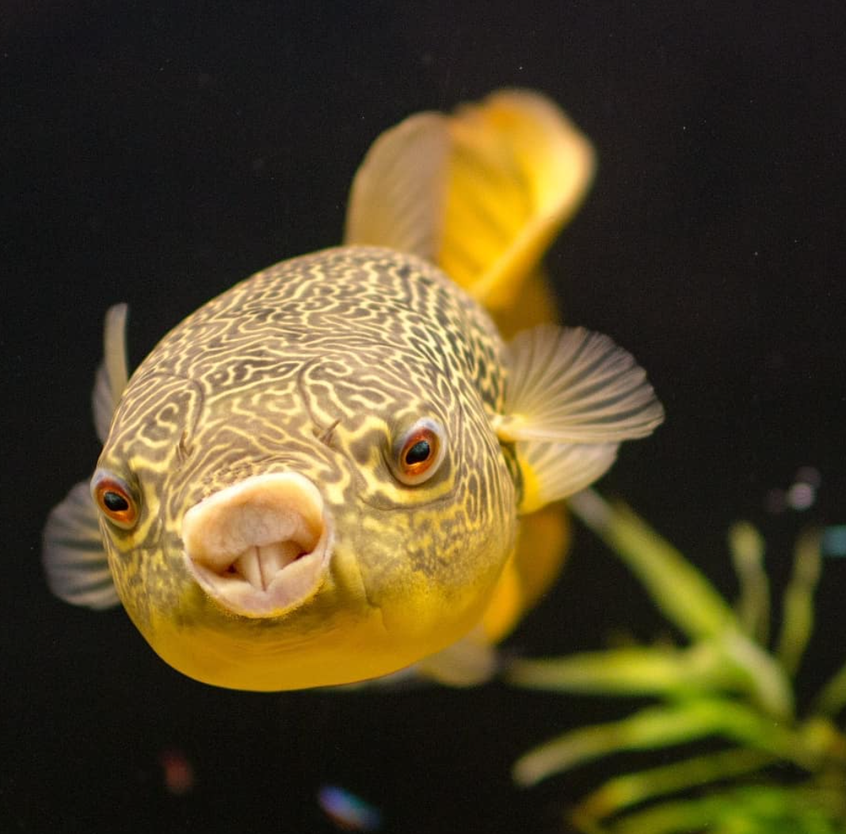
#> input picture assignment3/src.png, 846 x 834 px, shrunk from 1068 x 1052 before the run
$ python canny.py   (older library calls are emulated)
#> lines starting #> are read from the running program, lines starting #| are printed output that depends on the picture
import cv2
import numpy as np

img = cv2.imread('src.png',0)
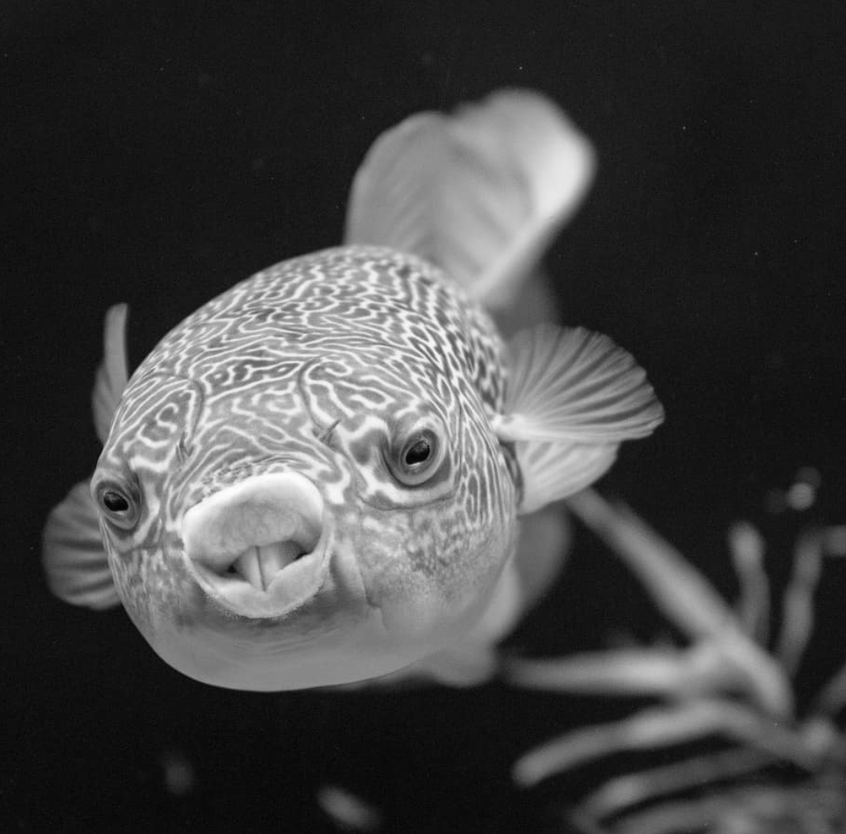
#> img: shape (834, 846); min 2, max 253, mean 69.8

sobelx = cv2.Sobel(img, cv2.CV_8U, 1, 0)
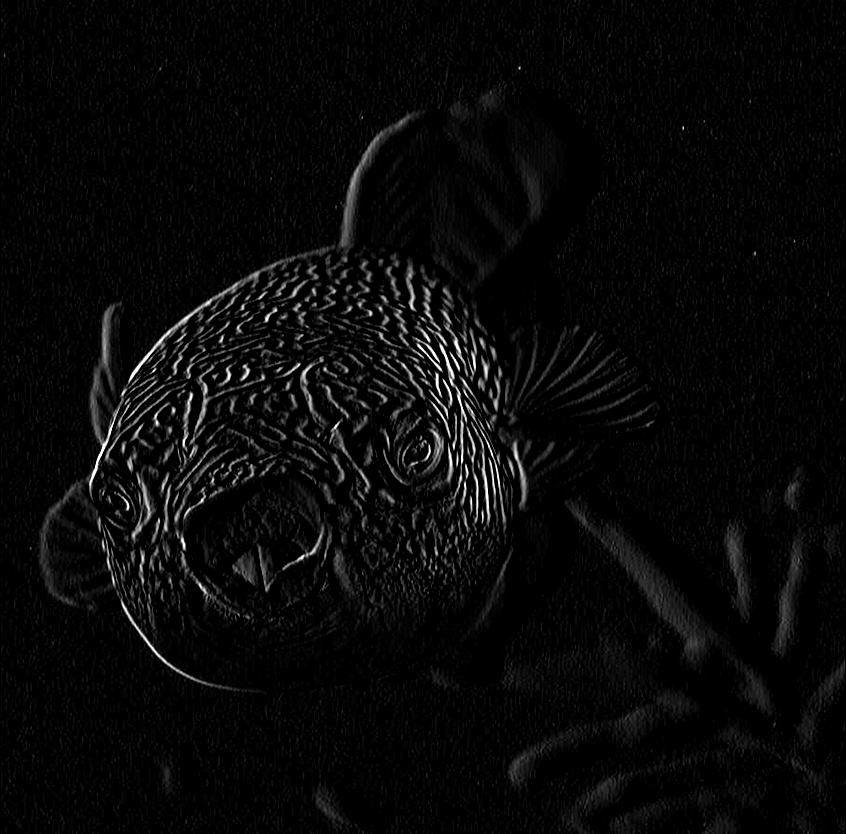
#> sobelx: shape (834, 846); min 0, max 255, mean 8.7
sobely = cv2.Sobel(img, cv2.CV_8U, 0, 1)
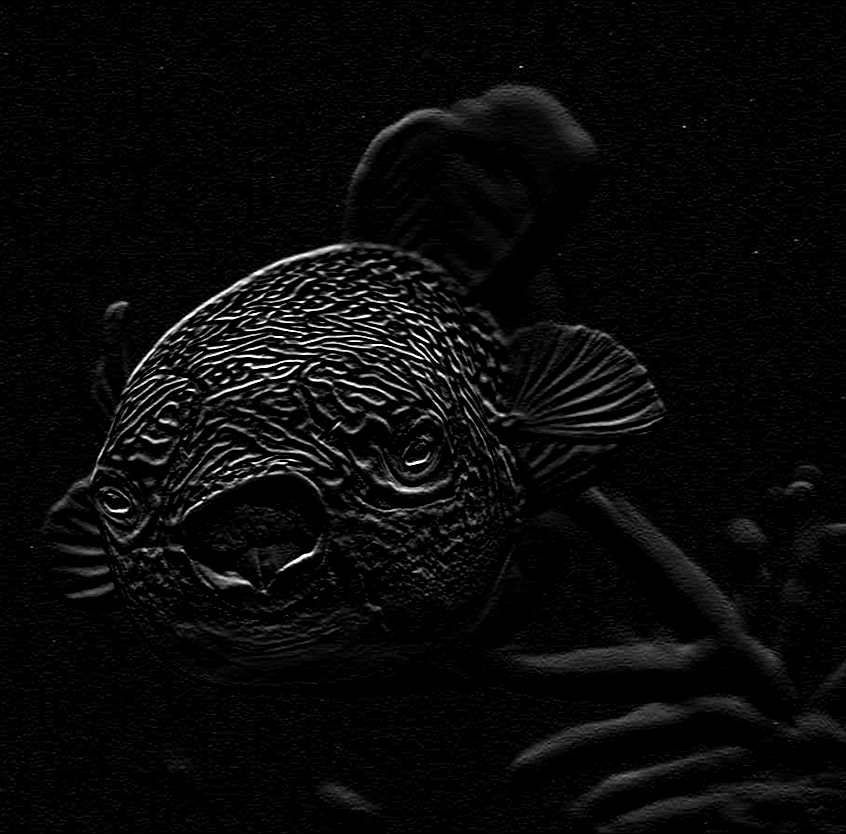
#> sobely: shape (834, 846); min 0, max 255, mean 9.6
length = cv2.magnitude(np.float32(sobelx), np.float32(sobely))
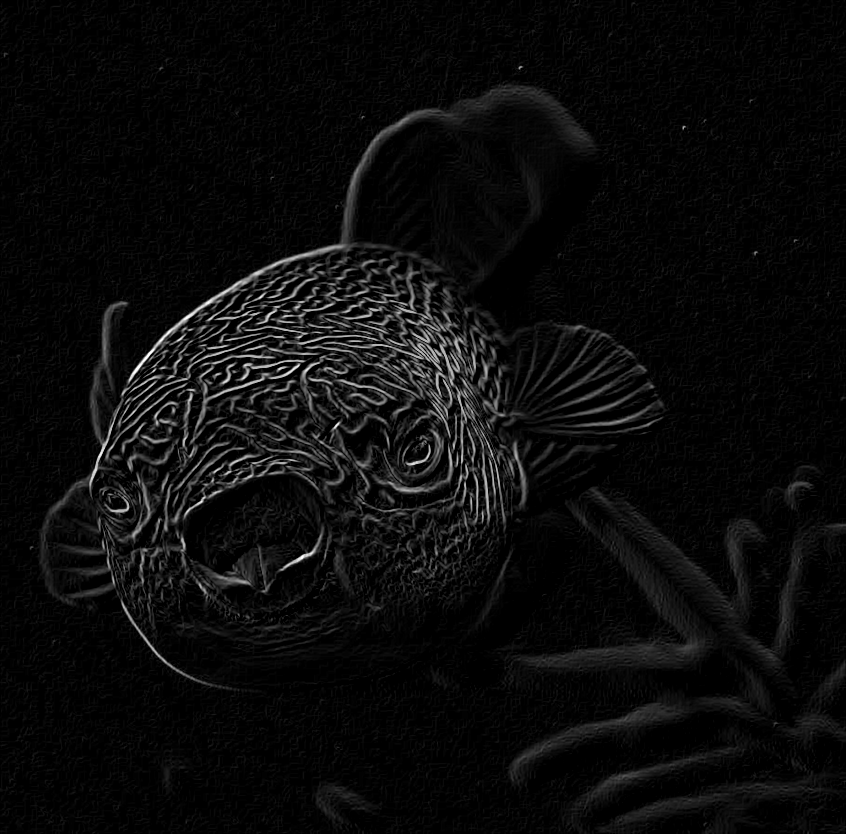
#> length: shape (834, 846) float32; min 0, max 360.6, mean 16.3; drawn with min black and max white

canny = cv2.Canny(img,100,100)
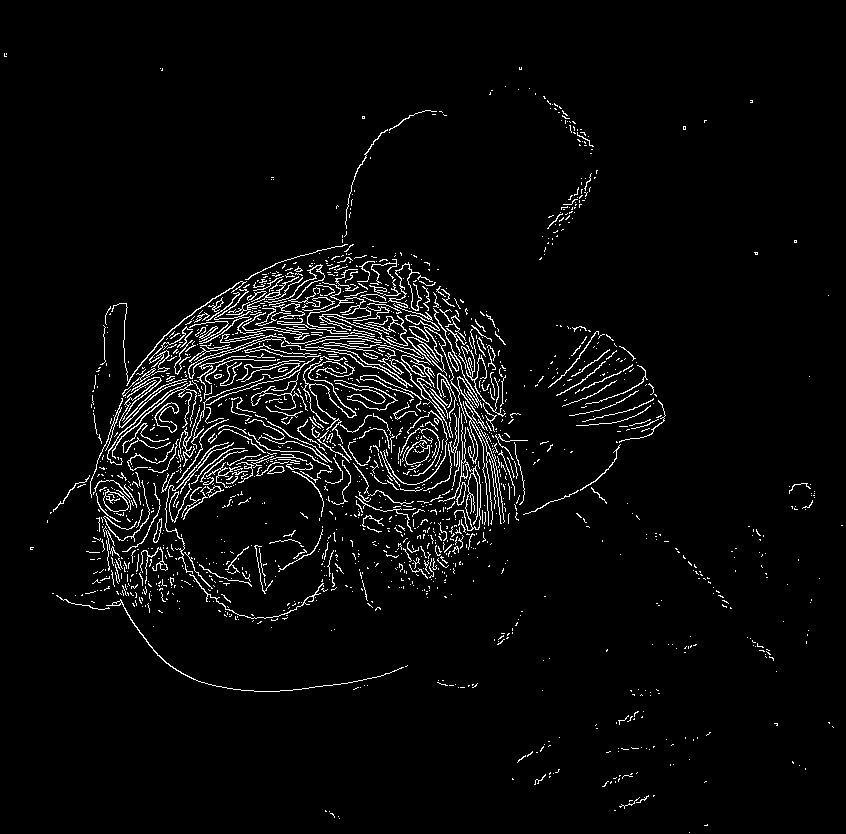
#> canny: shape (834, 846); 3.9% white in thin lines or dots

cv2.imshow('Canny',canny)
cv2.imshow('Length',np.uint8(length))
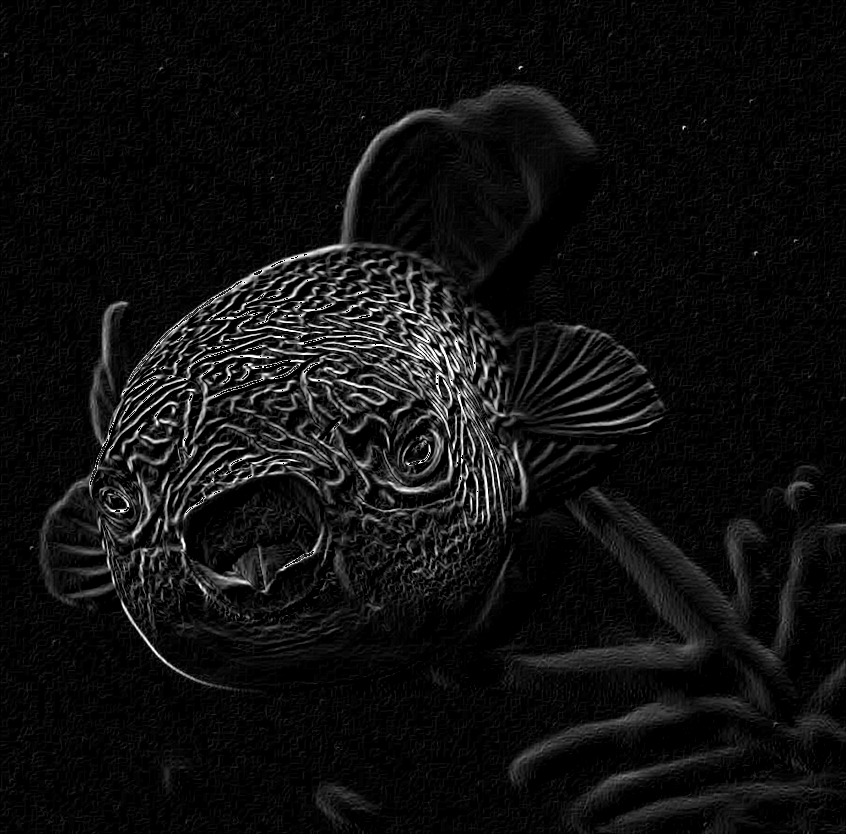
#> window 'Length': shape (834, 846); min 0, max 255, mean 15.7

cv2.waitKey(0)
cv2.destroyAllWindows()
